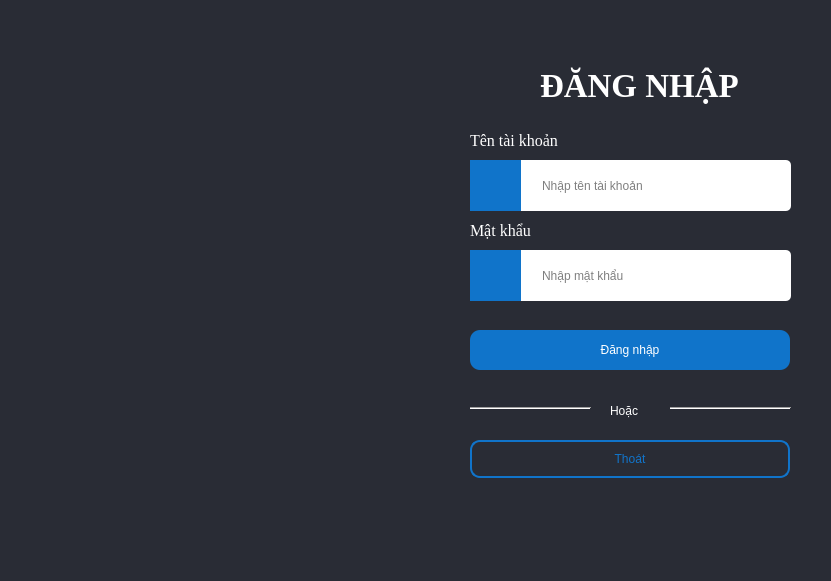
<?xml version="1.0" encoding="UTF-8"?>
<ui version="4.0">
 <class>Dialog</class>
 <widget class="QDialog" name="Dialog">
  <property name="geometry">
   <rect>
    <x>0</x>
    <y>0</y>
    <width>831</width>
    <height>581</height>
   </rect>
  </property>
  <property name="windowTitle">
   <string>Dialog</string>
  </property>
  <property name="styleSheet">
   <string notr="true">#Dialog{
background-color: #292C35;
}
</string>
  </property>
  <widget class="QLabel" name="label_4">
   <property name="geometry">
    <rect>
     <x>0</x>
     <y>0</y>
     <width>401</width>
     <height>601</height>
    </rect>
   </property>
   <property name="styleSheet">
    <string notr="true">background-image: url(:/image/bmdn3.jpg);
</string>
   </property>
   <property name="text">
    <string/>
   </property>
  </widget>
  <widget class="QPushButton" name="cancelButton">
   <property name="geometry">
    <rect>
     <x>470</x>
     <y>440</y>
     <width>320</width>
     <height>38</height>
    </rect>
   </property>
   <property name="styleSheet">
    <string notr="true">

color: #1074CA;
border-radius: 10px;
border: 2px solid #1074CA;


border-radius: 10px;
font: 12pt &quot;Times New Roman&quot;;

</string>
   </property>
   <property name="text">
    <string>Thoát</string>
   </property>
  </widget>
  <widget class="QLabel" name="label_3">
   <property name="geometry">
    <rect>
     <x>470</x>
     <y>220</y>
     <width>91</width>
     <height>21</height>
    </rect>
   </property>
   <property name="font">
    <font>
     <family>Times New Roman</family>
     <pointsize>12</pointsize>
     <weight>50</weight>
     <italic>false</italic>
     <bold>false</bold>
    </font>
   </property>
   <property name="styleSheet">
    <string notr="true">color: rgb(255, 255, 255);
font: 12pt &quot;Times New Roman&quot;;</string>
   </property>
   <property name="text">
    <string>Mật khẩu</string>
   </property>
  </widget>
  <widget class="QLineEdit" name="usernameInput">
   <property name="geometry">
    <rect>
     <x>480</x>
     <y>160</y>
     <width>311</width>
     <height>51</height>
    </rect>
   </property>
   <property name="styleSheet">
    <string notr="true">QLineEdit {
padding-left:60px;
border-radius: 5px;
	background-color: rgb(255, 255, 255);
	font: 10pt &quot;Times New Roman&quot;;

}


</string>
   </property>
   <property name="placeholderText">
    <string>Nhập tên tài khoản</string>
   </property>
  </widget>
  <widget class="QLabel" name="label">
   <property name="geometry">
    <rect>
     <x>540</x>
     <y>60</y>
     <width>251</width>
     <height>51</height>
    </rect>
   </property>
   <property name="maximumSize">
    <size>
     <width>16777212</width>
     <height>16777215</height>
    </size>
   </property>
   <property name="font">
    <font>
     <family>Times New Roman</family>
     <pointsize>25</pointsize>
     <weight>75</weight>
     <italic>false</italic>
     <bold>true</bold>
    </font>
   </property>
   <property name="styleSheet">
    <string notr="true">
color: rgb(255, 255, 255);</string>
   </property>
   <property name="text">
    <string>ĐĂNG NHẬP</string>
   </property>
  </widget>
  <widget class="QLineEdit" name="passwordInput">
   <property name="geometry">
    <rect>
     <x>480</x>
     <y>250</y>
     <width>311</width>
     <height>51</height>
    </rect>
   </property>
   <property name="styleSheet">
    <string notr="true">QLineEdit {
padding-left:60px;
border-radius: 5px;
	background-color: rgb(255, 255, 255);
	font: 10pt &quot;Times New Roman&quot;;

}


</string>
   </property>
   <property name="inputMask">
    <string/>
   </property>
   <property name="echoMode">
    <enum>QLineEdit::Password</enum>
   </property>
   <property name="placeholderText">
    <string>Nhập mật khẩu</string>
   </property>
  </widget>
  <widget class="QPushButton" name="loginButton">
   <property name="geometry">
    <rect>
     <x>470</x>
     <y>330</y>
     <width>320</width>
     <height>40</height>
    </rect>
   </property>
   <property name="styleSheet">
    <string notr="true">
background-color: #1074CA;
color: rgb(255, 255, 255);
border-radius: 10px;
font: 12pt &quot;Times New Roman&quot;;

</string>
   </property>
   <property name="text">
    <string>Đăng nhập</string>
   </property>
  </widget>
  <widget class="QPushButton" name="showPasswordButton">
   <property name="geometry">
    <rect>
     <x>740</x>
     <y>260</y>
     <width>40</width>
     <height>40</height>
    </rect>
   </property>
   <property name="layoutDirection">
    <enum>Qt::RightToLeft</enum>
   </property>
   <property name="styleSheet">
    <string notr="true">border-radius:1px;</string>
   </property>
   <property name="text">
    <string/>
   </property>
   <property name="icon">
    <iconset>
     <normaloff>C:/HUFLIT1/Nam3/BMHTTT/DoAN/icon/eyes_1.png</normaloff>C:/HUFLIT1/Nam3/BMHTTT/DoAN/icon/eyes_1.png</iconset>
   </property>
   <property name="iconSize">
    <size>
     <width>30</width>
     <height>30</height>
    </size>
   </property>
  </widget>
  <widget class="QLabel" name="label_2">
   <property name="geometry">
    <rect>
     <x>470</x>
     <y>130</y>
     <width>111</width>
     <height>21</height>
    </rect>
   </property>
   <property name="font">
    <font>
     <family>Times New Roman</family>
     <pointsize>12</pointsize>
     <weight>50</weight>
     <italic>false</italic>
     <bold>false</bold>
    </font>
   </property>
   <property name="styleSheet">
    <string notr="true">color: rgb(255, 255, 255);
font: 12pt &quot;Times New Roman&quot;;</string>
   </property>
   <property name="text">
    <string>Tên tài khoản</string>
   </property>
  </widget>
  <widget class="QLabel" name="label_7">
   <property name="geometry">
    <rect>
     <x>470</x>
     <y>160</y>
     <width>51</width>
     <height>51</height>
    </rect>
   </property>
   <property name="styleSheet">
    <string notr="true">
background-color: #1074CA;</string>
   </property>
   <property name="text">
    <string/>
   </property>
  </widget>
  <widget class="QLabel" name="label_8">
   <property name="geometry">
    <rect>
     <x>480</x>
     <y>170</y>
     <width>30</width>
     <height>30</height>
    </rect>
   </property>
   <property name="styleSheet">
    <string notr="true">image: url(:/image/user.png);</string>
   </property>
   <property name="text">
    <string/>
   </property>
  </widget>
  <widget class="QLabel" name="label_9">
   <property name="geometry">
    <rect>
     <x>470</x>
     <y>250</y>
     <width>51</width>
     <height>51</height>
    </rect>
   </property>
   <property name="styleSheet">
    <string notr="true">
background-color: #1074CA;</string>
   </property>
   <property name="text">
    <string/>
   </property>
  </widget>
  <widget class="QLabel" name="label_10">
   <property name="geometry">
    <rect>
     <x>480</x>
     <y>260</y>
     <width>30</width>
     <height>30</height>
    </rect>
   </property>
   <property name="styleSheet">
    <string notr="true">
image: url(:/image/Khoa.png);</string>
   </property>
   <property name="text">
    <string/>
   </property>
  </widget>
  <widget class="QLabel" name="label_5">
   <property name="geometry">
    <rect>
     <x>610</x>
     <y>400</y>
     <width>55</width>
     <height>21</height>
    </rect>
   </property>
   <property name="styleSheet">
    <string notr="true">color: rgb(255, 255, 255);
font: 13pt &quot;Times New Roman&quot;;</string>
   </property>
   <property name="text">
    <string>Hoặc</string>
   </property>
  </widget>
  <widget class="Line" name="line">
   <property name="geometry">
    <rect>
     <x>470</x>
     <y>400</y>
     <width>121</width>
     <height>16</height>
    </rect>
   </property>
   <property name="orientation">
    <enum>Qt::Horizontal</enum>
   </property>
  </widget>
  <widget class="Line" name="line_2">
   <property name="geometry">
    <rect>
     <x>670</x>
     <y>400</y>
     <width>121</width>
     <height>16</height>
    </rect>
   </property>
   <property name="orientation">
    <enum>Qt::Horizontal</enum>
   </property>
  </widget>
 </widget>
 <resources>
  <include location="../../../../../../HUFLIT1/Nam3/BMHTTT/DoAN/icon/image.qrc"/>
 </resources>
 <connections/>
</ui>
